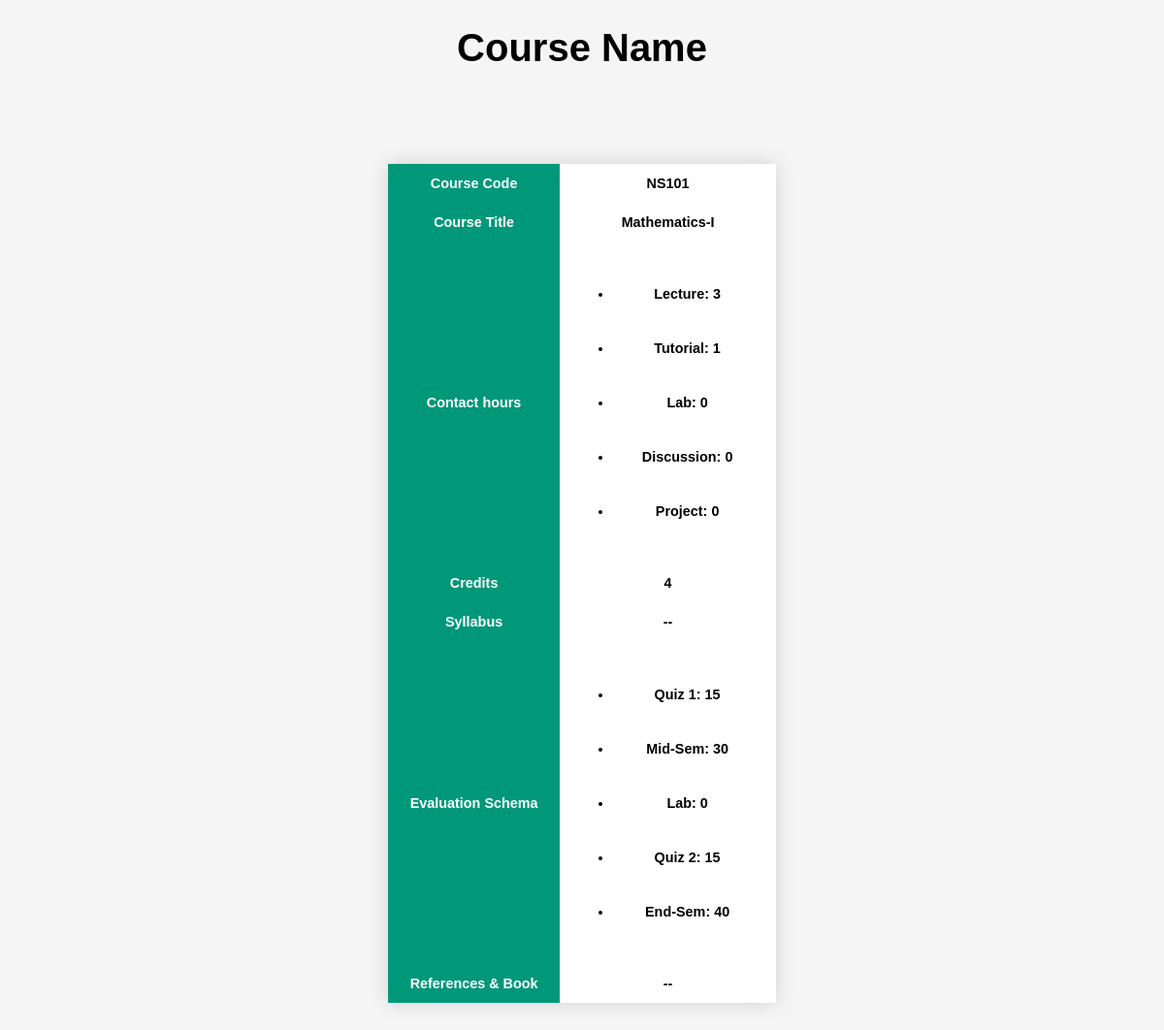
/courses/1, run on the app's committed database.
### program_and_curriculum_management/models.py (models this page shows, shortened)
class Courses(models.Model):
    course_code = models.CharField(max_length=10)
    title = models.CharField(max_length=100)
    credits = models.IntegerField(default=0)
    contact_hours_Lecture = models.IntegerField(default=0)
    contact_hours_Tutorial = models.IntegerField(default=0)
    contact_hours_Lab = models.IntegerField(default=0)
    contact_hours_Discussion = models.IntegerField(default=0)
    contact_hours_Project = models.IntegerField(default=0)
    syllabus = models.CharField(max_length=5000)
    evaluation_schema_quiz1 = models.IntegerField(default=0)
    evaluation_schema_midsem = models.IntegerField(default=0)
    evaluation_schema_quiz2 = models.IntegerField(default=0)
    evaluation_schema_lab = models.IntegerField(default=0)
    evaluation_schema_endsem = models.IntegerField(default=0)
    ref_books = models.CharField(max_length=2000)

### program_and_curriculum_management/views.py (the view)
# urls.py: path('courses/<cour_id>',views.courses, name='courses'),
def courses(request,cour_id):
    course_detail = Courses.objects.filter(id = cour_id)
    return render(request,'courses.html',{'Course_detail':course_detail})

### templates/courses.html (shortened to what this page needs)
<!DOCTYPE html>
<html>
<head>
    <link rel='stylesheet' type='text/css' media='screen' href='/static/style.css'>
</head>
<body>
    <div class="top">
        <h1>Course Name</h1>
    </div>
    <section>
        <table class="styled-table">
            {% for cd in Course_detail %}
            <thead>
                <tr style="text-align: center;">
                    <th>Course Code</th>
                    <th style="background-color: white; color: black;">{{ cd.course_code }}</th>
                </tr>
            </thead>
            <thead>
                <tr style="text-align: center;">
                    <th>Course Title</th>
                    <th style="background-color: white; color: black;">{{ cd.title }}</th>
                </tr>
            </thead>
            <thead>
                <tr style="text-align: center;">
                    <th>Contact hours</th>
                    <th style="background-color: white; color: black;">
                        <ul>
                            <li>Lecture: {{ cd.contact_hours_Lecture }}</li>
                            <li>Tutorial: {{ cd.contact_hours_Tutorial }}</li>
                            <li>Lab: {{ cd.contact_hours_Lab }}</li>
                            <li>Discussion: {{ cd.contact_hours_Discussion }}</li>
                            <li>Project: {{ cd.contact_hours_Project }}</li>
                        </ul>
                    </th>
                </tr>
            </thead>
            <thead>
                <tr style="text-align: center;">
                    <th>Credits</th>
                    <th style="background-color: white; color: black;">{{ cd.credits }}</th>
                </tr>
            </thead>
            <thead>
                <tr style="text-align: center;">
                    <th>Syllabus</th>
                    <th style="background-color: white; color: black;">{{ cd.syllabus }}</th>
                </tr>
            </thead>
            <thead>
                <tr style="text-align: center;">
                    <th>Evaluation Schema</th>
                    <th style="background-color: white; color: black;">
                        <ul>
                            <li>Quiz 1: {{ cd.evaluation_schema_quiz1 }}</li>
                            <li>Mid-Sem: {{ cd.evaluation_schema_midsem }}</li>
                            <li>Lab: {{ cd.evaluation_schema_lab }}</li>
                            <li>Quiz 2: {{ cd.evaluation_schema_quiz2 }}</li>
                            <li>End-Sem: {{ cd.evaluation_schema_endsem }}</li>
                        </ul>
                    </th>
                </tr>
            </thead>
            <thead>
                <tr style="text-align: center;">
                    <th>References & Book</th>
                    <th style="background-color: white; color: black;">{{ cd.ref_books }}</th>
                </tr>
            </thead>
        {% endfor %}
        </table>
    </section>
</body>
</html>

### static/style.css (style rules this page uses)
body { background: whitesmoke; display: block; margin: 8px; }
section { display:flex; }
.top { text-align :center; margin: 25px 25px x; margin-left: auto; margin-right: auto; margin-top :5px; font-size: 20px; font-family: sans-serif; }
.styled-table { border-collapse: collapse; margin: 25px 25px 25px; margin-left: auto; margin-right: auto; margin-top :70px; font-size: 0.9em; font-family: sans-serif; min-width: 400px; box-shadow: 0 0 20px rgba(0, 0, 0, 0.15); }
.styled-table thead tr, .styled-table thead th { background-color: #009879; color: #ffffff; text-align: center; }
.styled-table th, .styled-table td { padding: 12px 15px; }
li { padding: 20px; font-weight: bold; }

### data on the page
Courses: course_code "NS101", title "Mathematics-I", contact_hours_Lecture "3", contact_hours_Tutorial "1", contact_hours_Lab "0", contact_hours_Discussion "0", contact_hours_Project "0", credits "4", syllabus "--", evaluation_schema_quiz1 "15", evaluation_schema_midsem "30", evaluation_schema_lab "0", evaluation_schema_quiz2 "15", evaluation_schema_endsem "40", ref_books "--"
